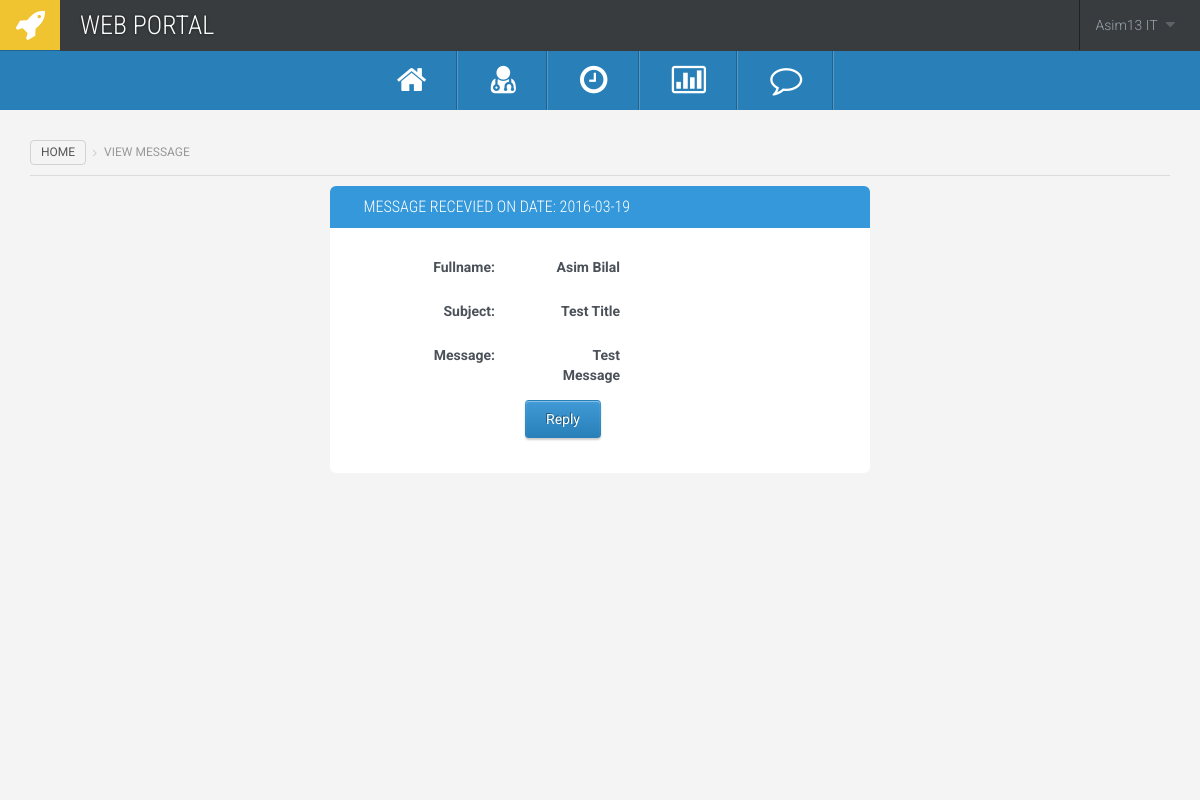
Page /viewMessage.php?id=1 (signed in) on the committed database.
### tables this page shows
CREATE TABLE `support` (
  `support_id` int(10) NOT NULL,
  `user_id` int(10) NOT NULL,
  `subject` text NOT NULL,
  `message` text NOT NULL,
  `date` text NOT NULL,
  `fullName` text NOT NULL,
  `email` text NOT NULL
);

### controller/viewMessageController.php (called while the page is built, shortened)
<?php
    include("connection.php");
    $supportId = $_GET['id'];
    $sql = "SELECT * FROM support where support_id =".$supportId;
    $result = $conn->query($sql);
    if ($result->num_rows > 0) {
        while($row = $result->fetch_assoc()) {
          $subject = $row["subject"];
          $message = $row["message"];
          $date = $row["date"];
          $fullname =  $row["fullName"];
    	   }
    }
?>

### viewMessage.php (the view, shortened to what this page needs)
<?php
include("header.php");
include("controller/viewMessageController.php");
?>
<div class="main-content">
    <ol class="breadcrumb">
  <li><a href="index.php">Home</a></li>
  <li class="active">View Message</li>
</ol>
<div class="col-md-6 col-md-offset-3 scrolling">
<div class="widget widget-blue" id="widget_stats">
          <div class="widget-title">
            <h3><i class="fa fa-ok-circle"></i> Message Recevied On Date: <?php echo $date;?> </h3>
          </div>
          <div class="widget-content" style="display: block;">
            <form role="form" class="form-horizontal" action="controller/supportController.php" method="POST">
                           <div class="form-group">
                <div class="row">
                        <label class="col-md-4 control-label">Fullname:</label>
                  <div class="col-md-8">
                  <label class="col-md-4 control-label"><?php echo $fullname;?></label>
                  </div>
                </div>
              </div>
              <div class="form-group">
                <div class="row">
                  <label class="col-md-4 control-label">Subject:</label>
                  <div class="col-md-8">
                  <label class="col-md-4 control-label"><?php echo $subject;?></label>
                  </div>
                </div>
              </div>
              <div class="form-group">
                <div class="row">
                  <label class="col-md-4 control-label">Message:</label>
                  <div class="col-md-8">
                  <label class="col-md-4 control-label"><?php echo $message;?></label>
                  </div>
                </div>
              </div>
              <div class="form-group">
                <div class="row">
                  <label class="col-md-4 control-label"></label>
                  <div class="col-md-8">
                                <button onclick="popUp(0)" type="button" class="btn btn-normal" name="button">Reply</button>
                  </div>
                </div>
              </div>
                </div>
              </div>
          </div>
        </div>
</div>
</body>
</html>

### rows in the picture
support: date "2016-03-19", fullName "Asim Bilal", subject "Test Title", message "Test Message"

### other values in the picture
$_SESSION['fullname'] "Asim13 IT"
